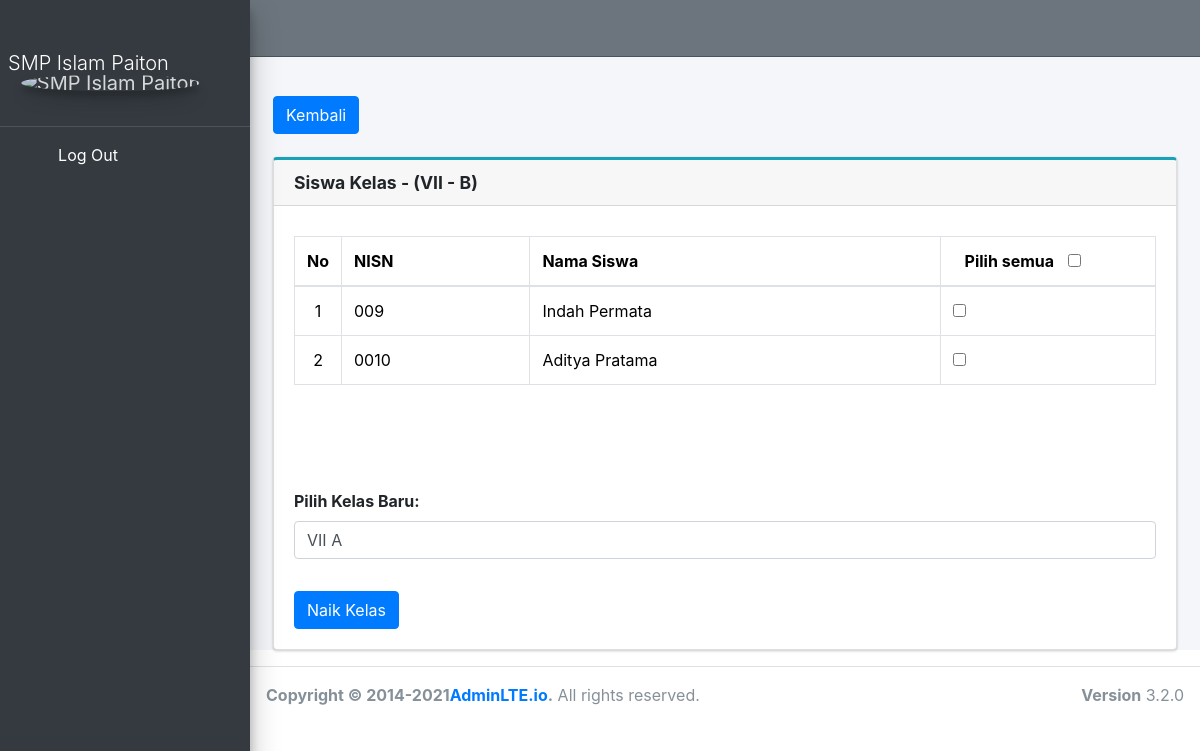
Page /administrator/kelas/2/ on the committed database.
### administrator/models.py (models this page shows, shortened)
class Daftar_Kelas(models.Model):
    kelas = models.CharField(max_length=10)
    nama_kelas = models.CharField(max_length=10)
    wali_kelas = models.ForeignKey(Daftar_Wali, on_delete=models.CASCADE)
    class Meta:
        verbose_name_plural = 'Daftar Kelas'

class Daftar_Siswa(models.Model):
    nisn = models.CharField(max_length=20, unique=True)
    nama_siswa = models.CharField(max_length=50)
    kelas = models.ForeignKey(Daftar_Kelas, on_delete=models.CASCADE)
    wali_kelas = models.ForeignKey(Daftar_Wali, on_delete=models.CASCADE, null=True, blank=True)
    class Meta:
        verbose_name_plural = 'Daftar Siswa'

### administrator/views.py (the view)
# urls.py: path('kelas/<int:kelas_id>/', views.detail_siswa_kelas, name='detail_siswa_kelas'),
def detail_siswa_kelas(request, kelas_id):
    kelas = get_object_or_404(Daftar_Kelas, id=kelas_id)
    siswa_list = Daftar_Siswa.objects.filter(kelas=kelas)
    kelas_list = Daftar_Kelas.objects.exclude(id=kelas_id)
    context = {
        'kelas' : kelas,
        'siswa_list' : siswa_list,
        'kelas_list' : kelas_list,
    }
    return render(request, 'daftar_siswa_kelas.html', context)

### administrator/templates/daftar_siswa_kelas.html (shortened to what this page needs)
{% extends "base.html" %}
{% block content %}
<div class="content-wrapper">
    <div class="content-header">
        <div class="container-fluid">
            <div class="row mb-2">
                <div class="col-sm-6">
                    <br>
                    <a href="{% url 'Kelas_Siswa_Ad' %}" class="btn btn-primary">Kembali</a>
                </div>
            </div>
        </div>
    </div>
    <section class="content">
        <div class="container-fluid">
            <div class="card card-outline card-info">
                <div class="card-header d-flex align-items-center">
                    <h4 class="card-title mb-0"><strong>Siswa Kelas - ({{ kelas.kelas }} - {{ kelas.nama_kelas }})</strong></h4>
                </div>
                <div class="card-body">
                    <form action="{% url 'promote_class' %}" method="post">
                        <table id="example2" class="table table-bordered table-hover" style="width: 100%; margin-top: 10px">
                            <thead>
                                <tr>
                                    <th scope="col" style="width: 2%;">No</th>
                                    <th scope="col">NISN</th>
                                    <th scope="col">Nama Siswa</th>
                                    <th scope="col" style="width: 25%;">
                                        &ensp; Pilih semua
                                        <span style="margin-left: 10px;">
                                            <input type="checkbox" id="select_all" name="select_all" value="true" onchange="toggle(this)">
                                        </span>
                                    </th>
                                </tr>
                            </thead>
                            <tbody>
                                {% for siswa in siswa_list %}
                                <tr>
                                    <td class="text-center">{{ forloop.counter }}</td>
                                    <td>{{ siswa.nisn }}</td>
                                    <td>{{ siswa.nama_siswa }}</td>
                                    <td>
                                        <input type="checkbox" name="select_siswa" value="{{ siswa.id }}">
                                    </td>
                                </tr>
                                {% empty %}
                                <tr>
                                    <td colspan="4" class="text-center">Tidak ada siswa di kelas ini</td>
                                </tr>
                                {% endfor %}
                            </tbody>
                        </table>
                        <br>
                        <br>
                        <br>
                        <div class="form-group mt-3">
                            <label for="kelas_baru_id">Pilih Kelas Baru:</label>
                            <select name="kelas_baru_id" id="kelas_baru_id" class="form-control" required>
                                {% for kelas in kelas_list %}
                                <option value="{{ kelas.id }}">{{ kelas.kelas }} {{ kelas.nama_kelas }}</option>
                                {% endfor %}
                            </select>
                        </div>
                        <button type="submit" class="btn btn-primary mt-3">Naik Kelas</button>
                    </form>
                </div>
            </div>
        </div>
    </section>
</div>
{% endblock content %}

### rows in the picture
Daftar_Kelas: kelas "VII", nama_kelas "B"
Daftar_Siswa: nisn "009", nama_siswa "Indah Permata"
Daftar_Siswa: nisn "0010", nama_siswa "Aditya Pratama"

### other values in the picture
form field kelas_baru_id "VII A"
